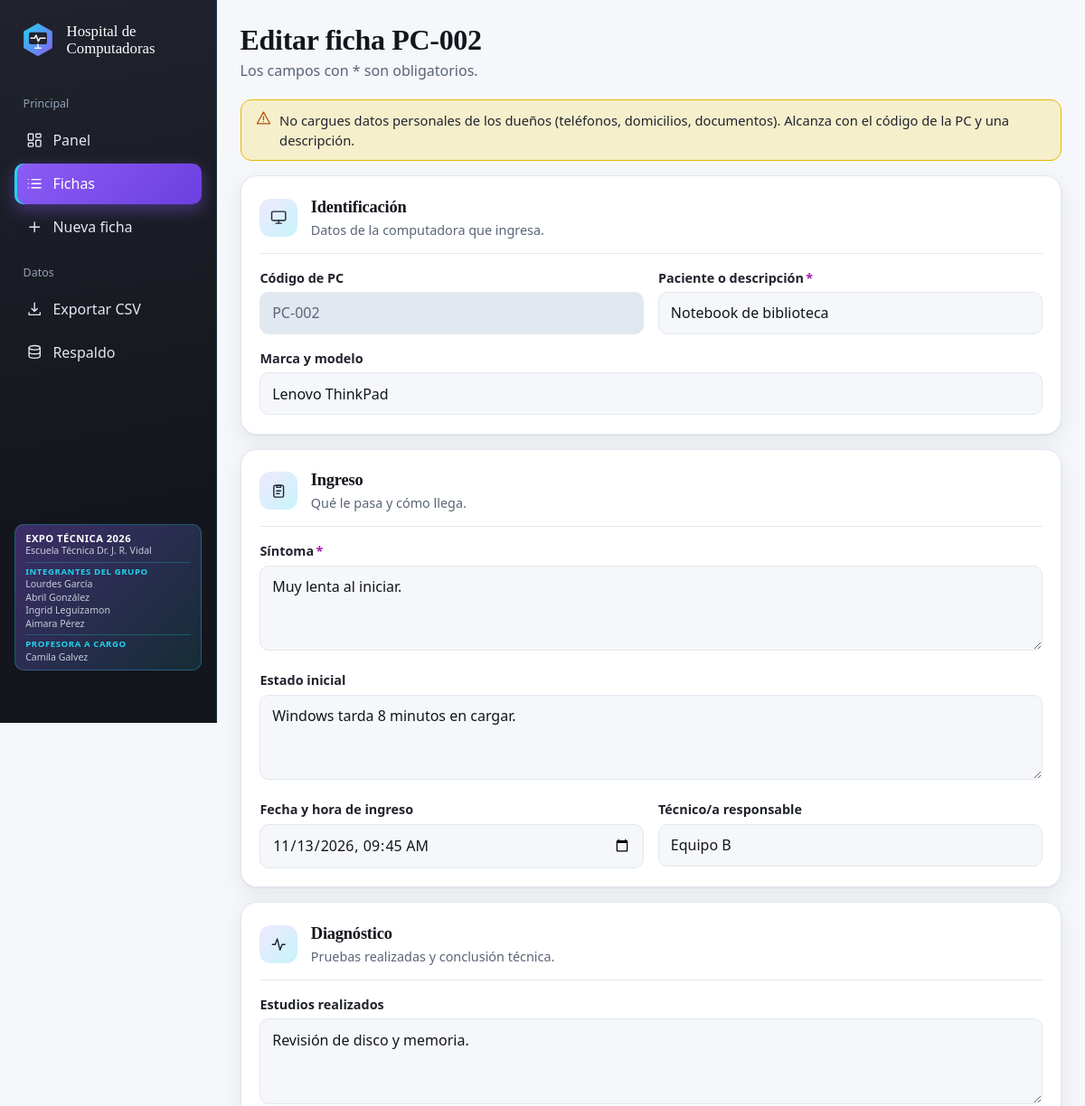
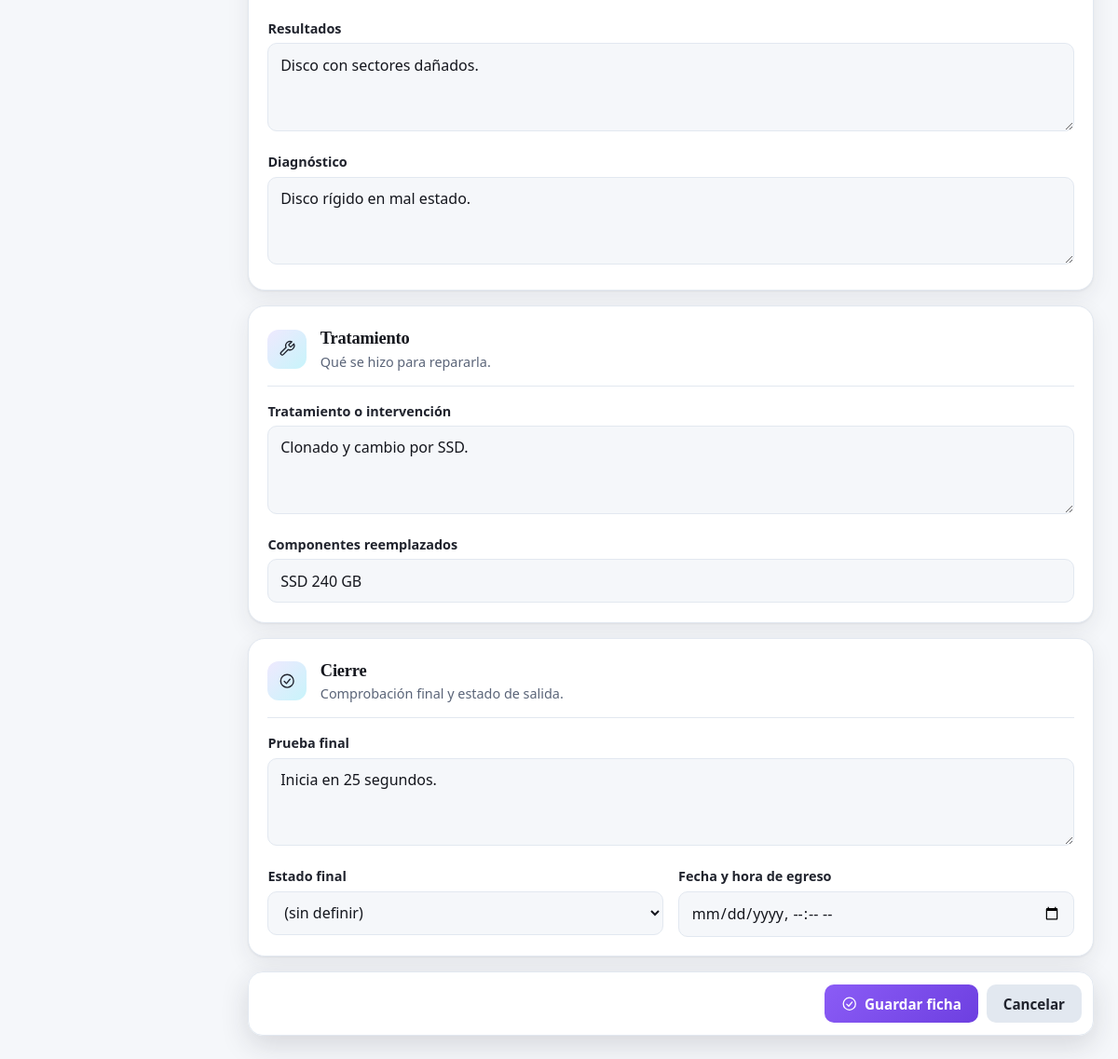
Screenshot of /ficha/2/editar with the database file from the repository (2 pictures, top to bottom).
### tables this page shows
CREATE TABLE fichas (
            id            INTEGER PRIMARY KEY AUTOINCREMENT,
            codigo        TEXT,
            paciente      TEXT NOT NULL,
            marca_modelo  TEXT,
            sintoma       TEXT NOT NULL,
            estado_inicial TEXT,
            estudios      TEXT,
            resultados    TEXT,
            diagnostico   TEXT,
            tratamiento   TEXT,
            componentes   TEXT,
            prueba_final  TEXT,
            estado_final  TEXT,
            fecha_ingreso TEXT,
            fecha_egreso  TEXT,
            tecnico       TEXT
        , estado_anterior TEXT);

### app.py (the view, shortened to what this page needs)
@app.route("/ficha/<int:ficha_id>/editar", methods=["GET", "POST"])
def editar(ficha_id):
    ficha = buscar_ficha(ficha_id)
    datos = {c: ficha[c] or "" for c in CAMPOS_FORM}
    return render_template("form.html", datos=datos, errores=[], campos=CAMPOS_TEXTO,
                           estados=ESTADOS_FINALES, modo="editar", ficha=ficha)

### app.py (called while the page is built)
def get_db():
    if "db" not in g:
        g.db = sqlite3.connect(RUTA_DB)
        g.db.row_factory = sqlite3.Row  # permite usar fila["paciente"]
    return g.db

@app.teardown_appcontext
def cerrar_db(error=None):
    db = g.pop("db", None)
    if db is not None:
        db.close()

def buscar_ficha(ficha_id):
    ficha = get_db().execute("SELECT * FROM fichas WHERE id = ?", (ficha_id,)).fetchone()
    if ficha is None:
        abort(404)
    return ficha

### templates/form.html (shortened to what this page needs)
{% extends "base.html" %}
{% from "_iconos.html" import icono %}
{% block contenido %}
<div class="cab-pagina"><div>
  <h1>{{ 'Registrar computadora' if modo == 'nueva' else 'Editar ficha ' ~ ficha.codigo }}</h1>
  <p class="sub">Los campos con * son obligatorios.</p></div></div>
<p class="nota advertencia">{{ icono('alerta') }}No cargues datos personales de los dueños (teléfonos, domicilios, documentos). Alcanza con el código de la PC y una descripción.</p>
<form class="ficha" method="post">
  {% for titulo, ic, ayuda, campos in secciones %}
  <section class="tarjeta seccion">
    <header class="sec-cab"><span class="ico-caja">{{ icono(ic) }}</span>
      <div><h2>{{ titulo }}</h2><p>{{ ayuda }}</p></div></header>
    <div class="grilla">
    {% for n, etq, tipo, req, ancho in campos %}
      <div class="campo {{ ancho }} {{ 'err' if req and errores and not datos[n] }}">
        <label for="{{ n }}">{{ etq }}{% if req %}<b class="req">*</b>{% endif %}</label>
        {% if tipo == 'codigo' %}
          <input id="codigo" type="text" disabled value="{{ ficha.codigo if modo == 'editar' else 'Se genera al guardar (PC-001, PC-002…)' }}">
        {% elif tipo == 'largo' %}
          <textarea id="{{ n }}" name="{{ n }}" rows="3">{{ datos[n] }}</textarea>
        {% elif tipo == 'estado' %}
          <select id="estado_final" name="estado_final">
            <option value="">(sin definir)</option>
          </select>
        {% else %}
          <input id="{{ n }}" type="{{ tipo }}" name="{{ n }}" value="{{ datos[n] }}">
        {% endif %}
      </div>
    {% endfor %}
    </div>
  </section>
  {% endfor %}
  <div class="barra-guardar">
    <button type="submit" class="boton principal">{{ icono('ok') }}Guardar ficha</button>
    <a class="boton suave" href="{{ url_for('listado') if modo == 'nueva' else url_for('ver', ficha_id=ficha.id) }}">Cancelar</a>
  </div>
</form>
{% endblock %}

### static/css/estilo.css (style rules this page uses)
:root { --violeta:#8B5CF6; --cian:#22D3EE; --turquesa:#2DD4BF; --lavanda:#A78BFA; --rosa:#E879F9; --grafito:#20232D; --plateado:#CBD5E1; --hielo:#F5F7FA; --panel:#FFFFFF; --noche:#14161D; --borde:#E2E8F0; --gris:#94A3B8; --texto-suave:#5A6478; --suave-osc:#475569; --violeta-osc:#6D3FE0; --violeta-claro:#EFE9FE; --turquesa-osc:#0F766E; --cian-osc:#0E7490; --rosa-osc:#A21CAF; --rosa-claro:#FBE8FF; --sombra:0 1px 2px rgba(32,35,45,.06),0 8px 24px rgba(32,35,45,.08); --serif:"Iowan Old Style","Palatino Linotype",Palatino,"Book Antiqua",Georgia,serif; --sans:"Segoe UI",system-ui,-apple-system,Roboto,sans-serif; --pad:clamp(1rem,2.5vw,1.6rem); }
* { box-sizing:border-box }
html { -webkit-text-size-adjust:100%;text-size-adjust:100% }
body { margin:0;overflow-wrap:break-word;-webkit-tap-highlight-color:transparent;font-family:var(--sans);color:var(--noche);line-height:1.5; background:radial-gradient(900px 500px at 88% -12%,rgba(167,139,250,.22),transparent 60%),radial-gradient(700px 420px at 8% -18%,rgba(34,211,238,.13),transparent 60%),var(--hielo) }
h1,h2 { font-family:var(--serif);font-weight:600;margin:0;letter-spacing:-.01em }
h1 { font-size:clamp(1.6rem,1.2rem + 1.6vw,2rem);line-height:1.15 }
h2 { font-size:1.15rem }
a { color:var(--violeta-osc) }
.boton,button { display:inline-flex;align-items:center;gap:.5rem;justify-content:center;border:0;border-radius:10px;padding:.65rem 1.1rem;font:600 .95rem var(--sans);text-decoration:none;cursor:pointer;color:#fff;transition:transform .2s,box-shadow .2s,filter .2s }
.principal { background:linear-gradient(135deg,var(--violeta),var(--violeta-osc)) }
.suave { background:var(--borde);color:var(--grafito) }
.tarjeta { background:var(--panel);border:1px solid var(--borde);border-radius:18px;padding:1.3rem;box-shadow:var(--sombra) }
.nota.advertencia { background:rgba(250,204,21,.2);border-color:#E6B800;color:var(--grafito) }
.nota { display:flex;gap:.6rem;align-items:flex-start;margin:0 0 1rem;padding:.7rem 1rem;border-radius:12px;font-size:.92rem;background:rgba(34,211,238,.12);border:1px solid rgba(34,211,238,.5);color:var(--grafito) }
.cab-pagina { display:flex;justify-content:space-between;align-items:flex-end;flex-wrap:wrap;gap:1rem;margin-bottom:1.2rem }
.sub { margin:.25rem 0 0;color:var(--texto-suave) }
.tarjeta h2 { margin-bottom:1rem }
.ico-caja { width:42px;height:42px;display:grid;place-items:center;flex:none;border-radius:12px;background:linear-gradient(135deg,var(--violeta-claro),rgba(34,211,238,.25));color:var(--grafito) }
input,select,textarea { width:100%;padding:.65rem .8rem;font:inherit;color:var(--noche);background:var(--hielo);border:1px solid var(--borde);border-radius:10px;transition:border-color .2s,box-shadow .2s }
input:disabled { color:var(--texto-suave);background:var(--borde) }
.ficha { display:flex;flex-direction:column;gap:1rem }
.sec-cab { display:flex;gap:.9rem;align-items:center;margin-bottom:1rem;padding-bottom:.9rem;border-bottom:1px solid var(--borde) }
.sec-cab h2 { margin:0 }
.sec-cab p { margin:0;color:var(--texto-suave);font-size:.9rem }
.grilla { display:grid;grid-template-columns:repeat(2,minmax(0,1fr));gap:1rem }
.campo { min-width:0 }
.campo.ancho { grid-column:1/-1 }
.campo label { display:block;font-weight:600;font-size:.9rem;margin-bottom:.3rem;color:var(--grafito) }
.req { color:var(--rosa-osc);margin-left:.15rem }
.barra-guardar { position:sticky;bottom:max(.8rem,env(safe-area-inset-bottom));flex-wrap:wrap;display:flex;gap:.6rem;justify-content:flex-end;padding:.8rem;border-radius:16px;background:rgba(255,255,255,.92);backdrop-filter:blur(8px);border:1px solid var(--borde);box-shadow:0 10px 30px rgba(32,35,45,.15) }

### rows the page displays
fichas: codigo "Editar ficha PC-002", codigo "PC-002", paciente "Notebook de biblioteca" "Lenovo ThinkPad" "11/13/2026 09:45" "Equipo B" "SSD 240 GB", sintoma "Muy lenta al iniciar." "Windows tarda 8 minutos en cargar." "Revisión de disco y memoria." "Disco con sectores dañados." "Disco rígido en mal estado." "Clonado y cambio por SSD." "Inicia en 25 segundos."

### other values shown
{{ titulo }} "Identificación" "Ingreso" "Diagnóstico" "Tratamiento" "Cierre"
{{ ayuda }} "Datos de la computadora que ingresa." "Qué le pasa y cómo llega." "Pruebas realizadas y conclusión técnica." "Qué se hizo para repararla." "Comprobación final y estado de salida."
{{ etq }} "Código de PC" "Paciente o descripción" "Marca y modelo" "Síntoma" "Estado inicial" "Fecha y hora de ingreso" "Técnico/a responsable" "Estudios realizados" "Resultados" "Diagnóstico" "Tratamiento o intervención" "Componentes reemplazados" "Prueba final" "Estado final" "Fecha y hora de egreso"
